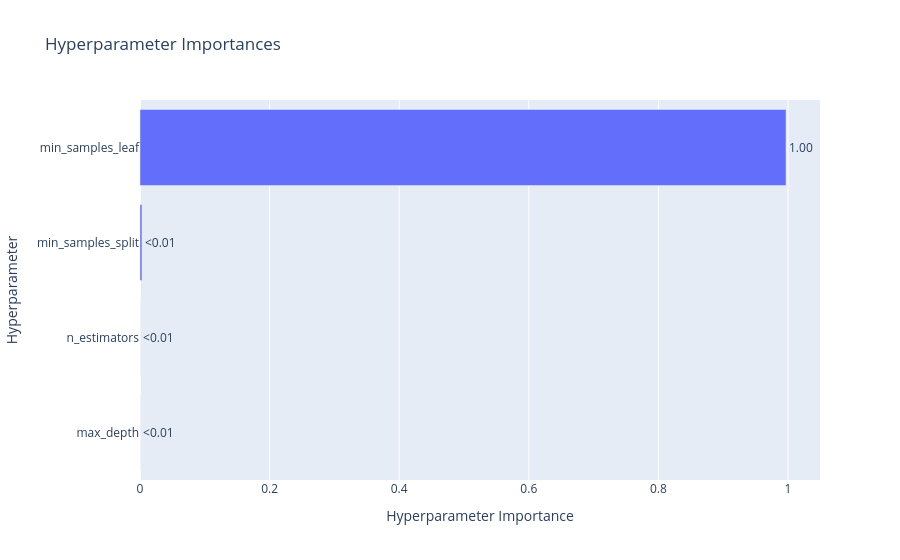

Source (notebook cell):
### Code cell
optuna.visualization.plot_param_importances(study)

### Figure 1 — Plotly figure (JSON) as saved in the notebook; plotly's stock layout.template omitted (floating-point values rounded to 4 significant figures)
{"data": [{"cliponaxis": false, "hovertemplate": ["max_depth (IntDistribution): 5.872648154647039e-05<extra></extra>", "n_estimators (IntDistribution): 8.313489294584116e-05<extra></extra>", "min_samples_split (IntDistribution): 0.002992332396614846<extra></extra>", "min_samples_leaf (IntDistribution): 0.996865806228893<extra></extra>"], "name": "Objective Value", "orientation": "h", "text": ["<0.01", "<0.01", "<0.01", "1.00"], "textposition": "outside", "type": "bar", "x": [5.873e-05, 8.313e-05, 0.002992, 0.9969], "y": ["max_depth", "n_estimators", "min_samples_split", "min_samples_leaf"]}], "layout": {"title": {"text": "Hyperparameter Importances"}, "xaxis": {"title": {"text": "Hyperparameter Importance"}}, "yaxis": {"title": {"text": "Hyperparameter"}}}}
